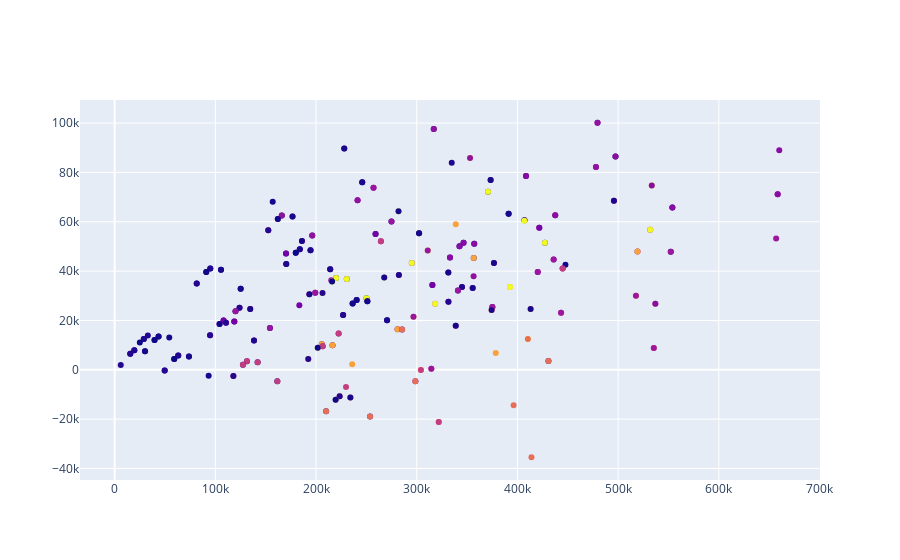

The cell this chart's notebook holds for it:
### Code cell
from plotly.offline import download_plotlyjs, init_notebook_mode, plot, iplot 
import plotly.graph_objs as go

init_notebook_mode(connected=True)

trace0 = go.Scatter(
    x = p2['pairSales'],
    y = p2['pairProfit'],
    mode='markers',
    marker=dict(
        color = p2['Discount_mean_item1']
    )
)

data = [trace0]
iplot(data, filename='bubblechart-color')

### Figure 1 — Plotly figure (JSON) as saved in the notebook; plotly's stock layout.template omitted (floating-point values rounded to 4 significant figures; data arrays with more than 128 entries replaced by an {"elided": "..."} marker saying what was removed)
{"data": [{"marker": {"color": {"elided": "284 float values"}}, "mode": "markers", "type": "scatter", "x": {"elided": "284 float values"}, "y": {"elided": "284 float values"}}], "layout": {}}
